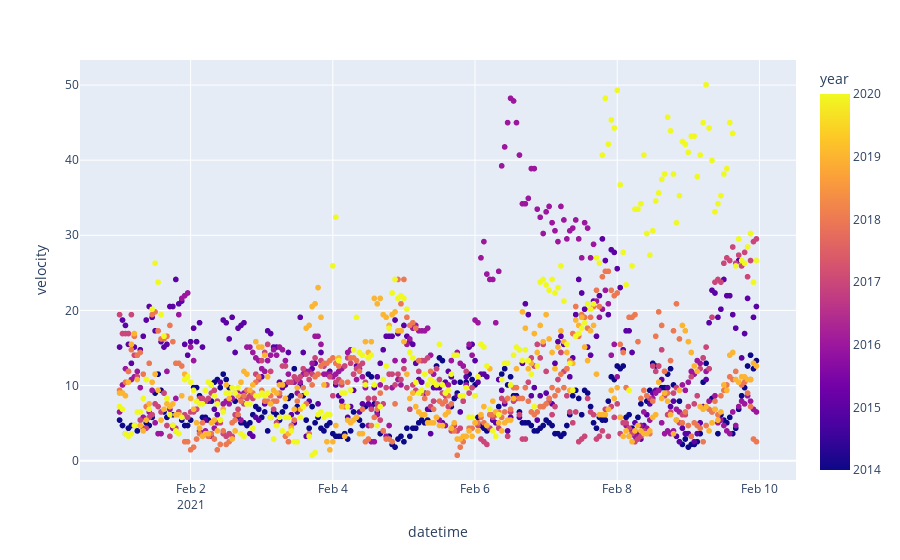

The notebook cell this image was saved under:
### Code cell
##Sinop Meteoroloji İstasyonu 2015-2020 Hız Verileri
## Grafiğin altına saat skalasını ekle!!!
import datetime
import plotly.express as px
Ay = int(input("Please enter month number:\n"))
start=int(input("Please enter start day:\n"))
end=int(input("Please enter end day:\n"))

#yil=2014
yil=min(df.year)
maxyil=2020

first = df.loc[(df.year>=yil) & (df.year<=maxyil) &(df.month==Ay)& (df.day>=start)&(df.day<=end)]
    #const=df.loc[(df.year==min(df.year)) & (df.month==Ay)]
second=pd.DataFrame(first)
second.drop(['direction', 'velocity'], axis=1, inplace=True)
    #second.loc[:,'year'] = 2017
second= second.assign(year=2021)
secondtime=pd.to_datetime(second,format='%d-%m-%Y', errors='coerce')
first["datetime"]=secondtime

everynvelocity=first.velocity
dayrepeat=first.datetime
    #everynvelocity=first.groupby(everynvelocity.index // N).sum()/N
    #dayrepeat=dayrepeat[dayrepeat.index % N==0]
    
if (len(dayrepeat)==len(everynvelocity)):
    fig = px.scatter(first, x=dayrepeat, y=everynvelocity, color="year")
else :
    everynvelocity =everynvelocity[:-1]
    fig = px.scatter(first, x=dayrepeat, y=everynvelocity, color="year")   

fig.show()

### Figure 1 — Plotly figure (JSON) as saved in the notebook; plotly's stock layout.template omitted (floating-point values rounded to 4 significant figures; data arrays with more than 128 entries replaced by an {"elided": "..."} marker saying what was removed)
{"data": [{"hovertemplate": "datetime=%{x}<br>velocity=%{y}<br>year=%{marker.color}<extra></extra>", "legendgroup": "", "marker": {"color": {"elided": "1512 int values"}, "coloraxis": "coloraxis", "symbol": "circle"}, "mode": "markers", "name": "", "showlegend": false, "type": "scattergl", "x": {"elided": "1512 str values"}, "xaxis": "x", "y": {"elided": "1512 float values"}, "yaxis": "y"}], "layout": {"coloraxis": {"colorbar": {"title": {"text": "year"}}, "colorscale": [[0, "#0d0887"], [0.1111, "#46039f"], [0.2222, "#7201a8"], [0.3333, "#9c179e"], [0.4444, "#bd3786"], [0.5556, "#d8576b"], [0.6667, "#ed7953"], [0.7778, "#fb9f3a"], [0.8889, "#fdca26"], [1, "#f0f921"]]}, "legend": {"tracegroupgap": 0}, "margin": {"t": 60}, "xaxis": {"anchor": "y", "domain": [0, 1], "title": {"text": "datetime"}}, "yaxis": {"anchor": "x", "domain": [0, 1], "title": {"text": "velocity"}}}}
